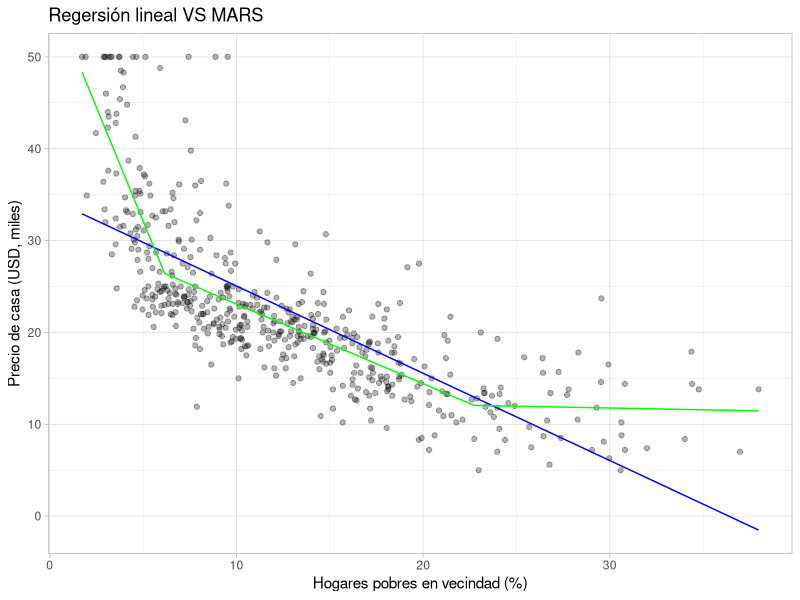

This chart was generated by the following R code:
# Ambiente local ---------------------------------------------------------------------------------------------------------------------------
library(MASS)
library(earth)
library(ggplot2)
library(magrittr)

# Cargar datos -----------------------------------------------------------------------------------------------------------------------------
data(Boston)
Boston %>% head

# Declarar modelo lineal y MARS ------------------------------------------------------------------------------------------------------------
lreg <- lm(medv ~ lstat, data=Boston)
mars <- earth(x=Boston$lstat, y=Boston$medv)

# Predicciones -----------------------------------------------------------------------------------------------------------------------------
y_lreg <- predict(lreg, Boston)
y_mars <- predict(mars, Boston$lstat)

df <- data.frame(Boston$lstat, Boston$medv, y_lreg, y_mars)
colnames(df) <- c('x','y','lreg','mars')

# Resultados -------------------------------------------------------------------------------------------------------------------------------
ggplot(data=df) + geom_point(mapping=aes(x=x, y=y), alpha=0.3) +
  geom_line(mapping=aes(x=x, y=y_lreg), color='blue') +
  geom_line(mapping=aes(x=x, y=y_mars), color='green') +
  labs(title='Regersión lineal VS MARS', x='Hogares pobres en vecindad (%)', y='Precio de casa (USD, miles)') +
  theme_light()

# Comparación de RMSE ----------------------------------------------------------------------------------------------------------------------
rmse_lreg <- sum((df$y - df$lreg)^2) / nrow(df)
rmse_mars <- sum((df$y - df$mars)^2) / nrow(df)

print(paste0('RMSE de regresión lineal: ', rmse_lreg %>% round))
print(paste0('RMSE de MARS: ', rmse_mars %>% round))
